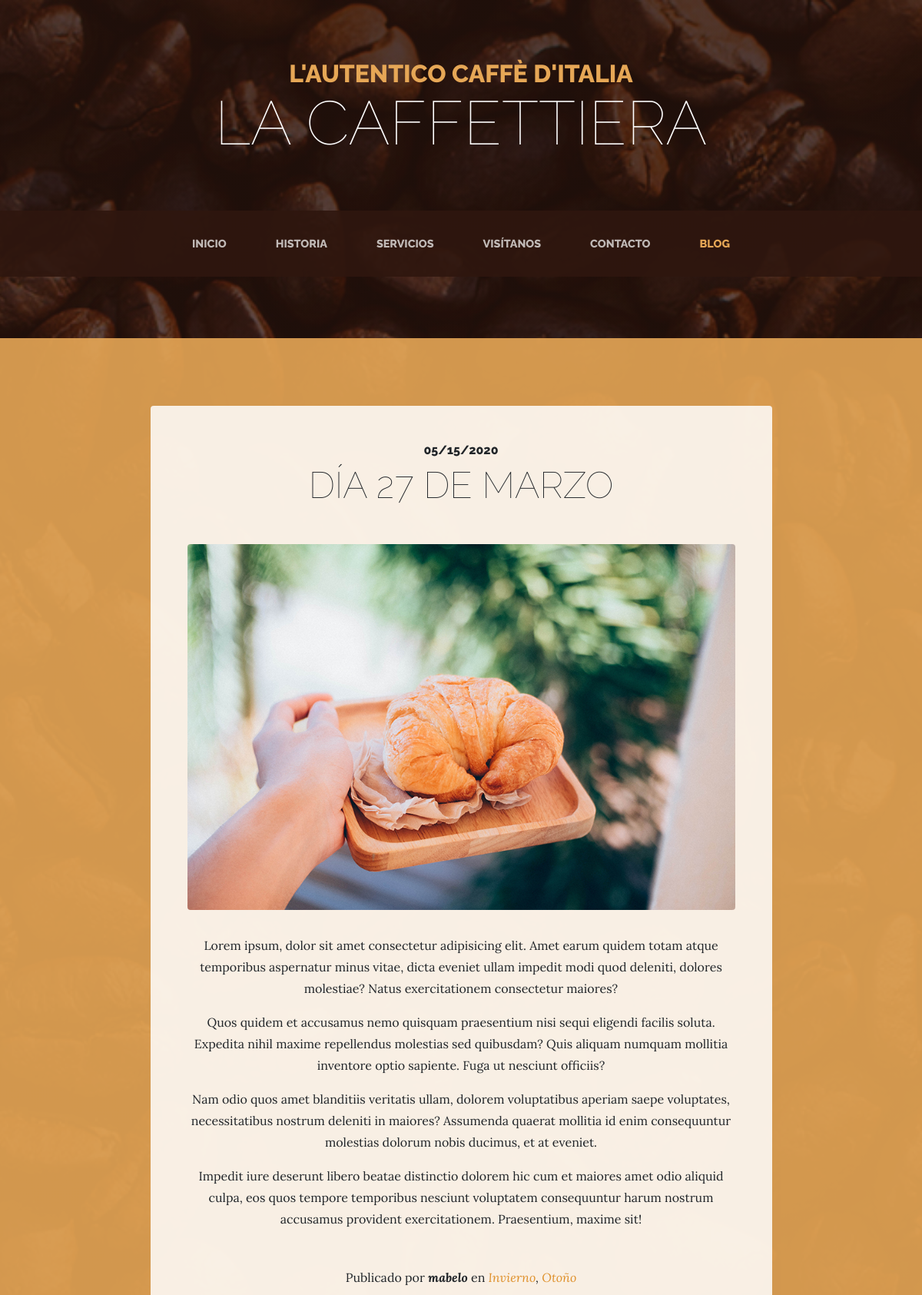
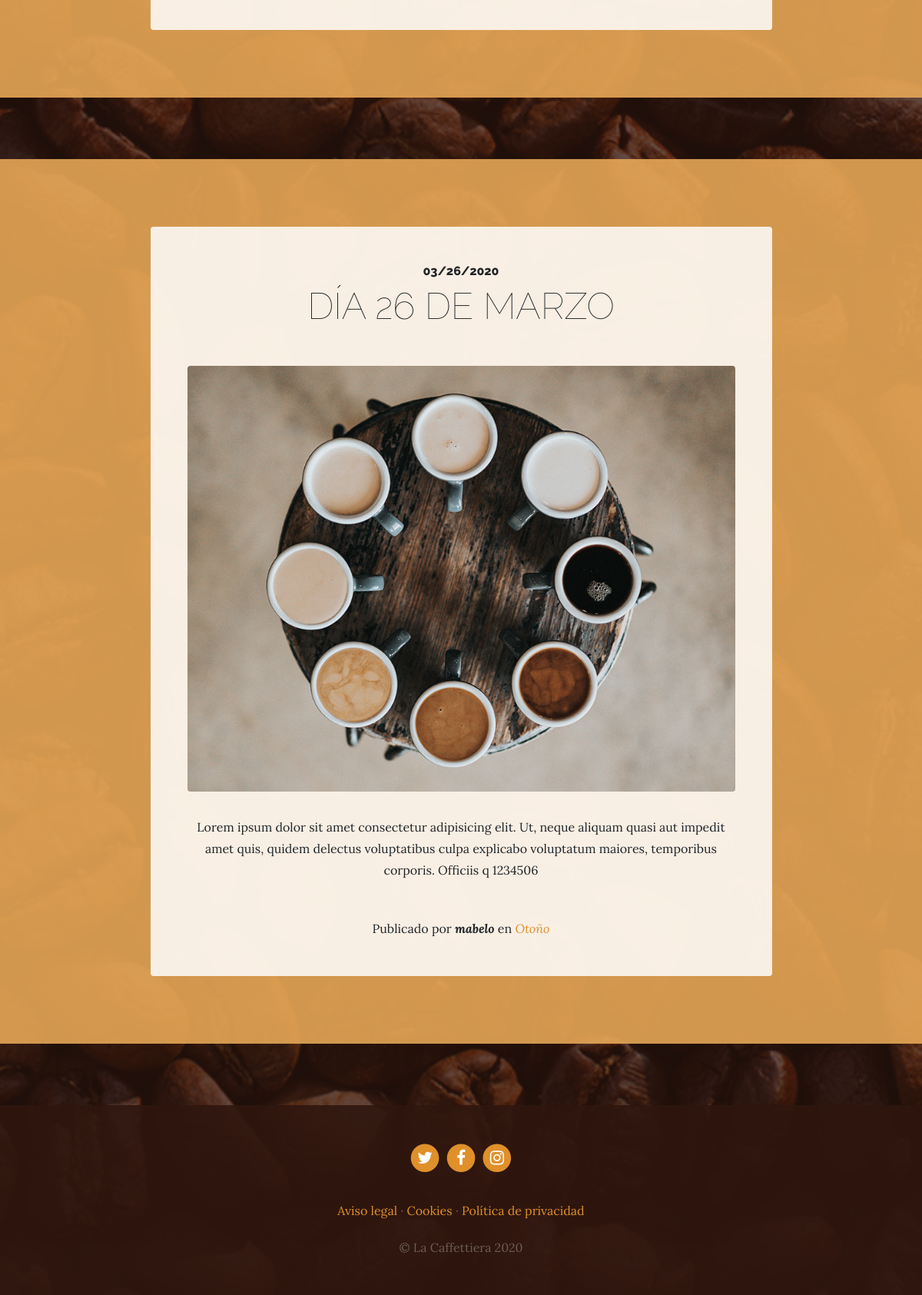
The page /blog/categories/1/ on the database its author committed (2 pictures, top to bottom).
### blog/models.py (models this page shows, shortened)
class Post(models.Model):
    title = models.CharField(max_length=200, verbose_name="Título")
    published = models.DateTimeField(default=now, verbose_name="Fecha de publicación")
    content = models.TextField(verbose_name="Contenido")
    image = models.ImageField(verbose_name="Image", upload_to="blog", null=True, blank=True)
    author = models.ForeignKey(User, verbose_name="Autor", on_delete=models.CASCADE)
    categories = models.ManyToManyField(Category, verbose_name="Categories", related_name="get_posts")
    created = models.DateTimeField(auto_now_add=True, verbose_name="Created")
    updated = models.DateTimeField(auto_now=True, verbose_name="Updated")
    class Meta:
        verbose_name = "Post"
        verbose_name_plural = "Posts"
        ordering = ['-created']

class Category(models.Model):
    name = models.CharField(max_length=200, verbose_name="Nombre")
    created = models.DateTimeField(auto_now_add=True, verbose_name="Created")
    updated = models.DateTimeField(auto_now=True, verbose_name="Updated")
    class Meta:
        verbose_name = "Categoría"
        verbose_name_plural = "Categorías"
        ordering = ["-created"]

### pages/models.py (models this page shows, shortened)
class Page(Model):
    title = CharField(verbose_name="Título", max_length=200)
    content = RichTextField(verbose_name='Contenido')
    ordering = SmallIntegerField(verbose_name='Orden', default=0)
    created = DateTimeField(auto_now_add=True, verbose_name='Fecha de creación')
    updated = DateTimeField(auto_now=True, verbose_name='Fecha de actualización')
    class Meta:
        verbose_name = "página"
        verbose_name_plural = "páginas"
        ordering = ['ordering','title']

### blog/views.py (the view)
# urls.py: path("categories/<int:category_id>/", views.categories, name="categories")
def categories(request, category_id):
    categories = get_object_or_404(Category, id=category_id)
    return render(request, "blog/categories.html", {"categories":categories})

### pages/templatetags/pages_extras.py (called while the page is built)
@register.simple_tag
def get_pages_list():
    pages = Page.objects.all()
    return pages

### social/processor.py (called while the page is built)
def contexto_propio(request):
    context = {}
    for link in Link.objects.all():
        context[link.key] = link.url
    return context

### blog/templates/blog/categories.html (shortened to what this page needs)
{% extends 'core/base.html' %}
{% load static %}
{% block content %}
  {% for post in categories.get_posts.all %}
    <section class="page-section cta">
      <div class="container">
        <div class="row">
          <div class="col-xl-9 mx-auto">
            <div class="cta-innerv text-center rounded">
              <h2 class="section-heading mb-5">
                <span class="section-heading-upper">{{post.published | date:"SHORT_DATE_FORMAT" }}</span>
                <span class="section-heading-lower">{{post.title}}</span>
              </h2>
              <p class="mb-0">
                <img class="mx-auto d-flex rounded img-fluid mb-3 mb-lg-0" src="{{post.image.url}}" alt="">
              </p>
              <p class="mb-0 mbt">{{ post.content | linebreaks }}</p>
              <p class="mb-0 mbt">
                <span class="section-heading-under">Publicado por <em><b>{{post.author}}</b></em>
                  en
                  <em>
                    {% for category in post.categories.all %}
                    <a href="{% url 'categories' category.id %}" class="link">{{category.name}}</a>{% if not forloop.last %}, {% endif %}</span>
                    {% endfor %}
              </p>
            </div>
          </div>
        </div>
      </div>
    </section>
  {% endfor %}
{% endblock content %}

### core/templates/core/footer.html
      <footer class="footer text-faded text-center py-5">
        <div class="container">
          {% if LINK_TWITTER %}
          <p class="m-0">
              <a href="{{ LINK_TWITTER }}" class="link">
                <span class="fa-stack fa-lg">
                  <i class="fa fa-circle fa-stack-2x"></i>
                  <i class="fa fa-twitter fa-stack-1x fa-inverse"></i>
                </span>
              </a>
          {% endif %}
          {% if LINK_FACEBOOK %}
              <a href="{{ LINK_FACEBOOK }}" class="link">
                <span class="fa-stack fa-lg">
                  <i class="fa fa-circle fa-stack-2x"></i>
                  <i class="fa fa-facebook fa-stack-1x fa-inverse"></i>
                </span>
              </a>
          {% endif %}
          {% if LINK_INSTAGRAM %}
              <a href="{{ LINK_INSTAGRAM }}" class="link">
                <span class="fa-stack fa-lg">
                  <i class="fa fa-circle fa-stack-2x"></i>
                  <i class="fa fa-instagram fa-stack-1x fa-inverse"></i>
                </span>
              </a>
          {% endif %}
          </p>
          <p class="m-0 mbt">
              {% load pages_extras %}
              {% get_pages_list as page_list %}
              {% for page in page_list %}
            <a href="{% url 'page' page.id page.title|slugify %}"class="link">{{page.title}}</a> {% if not forloop.last %}·{% endif %}
              {% endfor %}
          </p>
          <p class="m-0 mbt1">&copy; La Caffettiera 2020</p>
        </div>
      </footer>

### core/static/css/business-casual.css (style rules this page uses)
body { font-family: 'Lora'; background: linear-gradient(rgba(47, 23, 15, 0.65), rgba(47, 23, 15, 0.65)), url("../img/bg.jpg"); background-attachment: fixed; background-position: center; background-size: cover; }
h1, h2, h3, h4, h5, h6 { font-family: 'Raleway'; }
p { line-height: 1.75; }
.text-faded { color: rgba(255, 255, 255, 0.3); }
.page-section { margin-top: 5rem; margin-bottom: 5rem; }
.section-heading { text-transform: uppercase; }
.section-heading .section-heading-upper { display: block; font-size: 1rem; font-weight: 800; padding-bottom:.5rem; }
.section-heading .section-heading-lower { display: block; font-size: 3rem; font-weight: 100; }
.cta { padding-top: 5rem; padding-bottom: 5rem; background-color: rgba(230, 167, 86, 0.9); }
.cta .cta-innerv { position: relative; padding: 3rem; margin: 0.5rem; background-color: rgba(255, 255, 255, 0.85); }
.footer { background-color: rgba(47, 23, 15, 0.9); }
.mbt { padding-top: 2rem; }
.mbt1 { padding-top: 1.25rem; }
a.link { color: #df902a; }

### rows shown on the page
Post: published "05/15/2020", title "DÍA 27 DE MARZO", image (picture), content "Lorem ipsum, dolor sit amet consectetur adipisicing elit. Amet earum quidem totam atque temporibus aspernatur minus vitae, dicta eveniet ullam impedit modi quod deleniti, dolores molestiae? Natus exercitationem consectetur maiores? Quos quidem et accusamus nemo quisquam praesentium nisi sequi eligendi facilis soluta. Expedita nihil maxime repellendus molestias sed quibusdam? Quis aliquam numquam mollitia inventore optio sapiente. Fuga ut nesciunt officiis? Nam odio quos amet blanditiis veritatis ullam, dolorem voluptatibus aperiam saepe voluptates, necessitatibus nostrum deleniti in maiores? Assumenda quaerat mollitia id enim consequuntur molestias dolorum nobis ducimus, et at eveniet.…", author "mabelo"
Category: name "Invierno"
Category: name "Otoño"
Post: published "03/26/2020", title "DÍA 26 DE MARZO", image (picture), content "Lorem ipsum dolor sit amet consectetur adipisicing elit. Ut, neque aliquam quasi aut impedit amet quis, quidem delectus voluptatibus culpa explicabo voluptatum maiores, temporibus corporis. Officiis q 1234506", author "mabelo"
Page: title "Aviso legal"
Page: title "Cookies"
Page: title "Política de privacidad"
